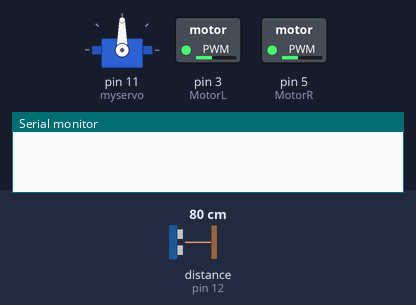
Recording of a sketch running on a simulated Arduino Uno, built with avr-gcc and run on an emulated ATmega328P. Parts: servo, switched loads named in the sketch (green lamp = pin HIGH), the last lines printed to the serial monitor. Wiring (inferred from the names in the program): ultrasonic range finder: trigger pin 13; echo pin 12. The inputs (shaded band) are chosen by the test bench; at power-on: distance to the obstacle (sensor on pin 12) 80 cm. The echo pulse lasts 58.3 µs per cm; pins used as bus, display or sensor lines are not drawn.

Above: at 1.3 s.
1.4 s: distance to the obstacle (sensor on pin 12) set to 24 cm
2.9 s: distance to the obstacle (sensor on pin 12) set to 19 cm
At 5.4 s:
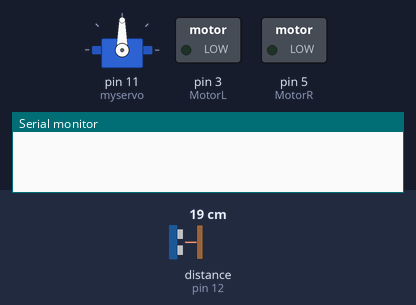
5.9 s: distance to the obstacle (sensor on pin 12) set to 35 cm
At 7.3 s:
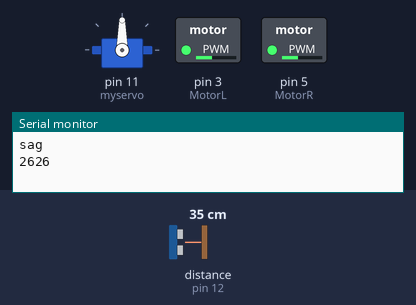
7.6 s: distance to the obstacle (sensor on pin 12) set to 2 cm
At 9.5 s:
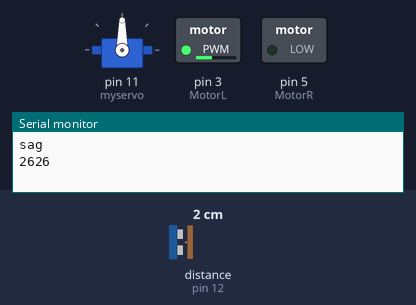
Timing chart, 0 to 11.6 s (numbered marks = the images above; inputs shaded):
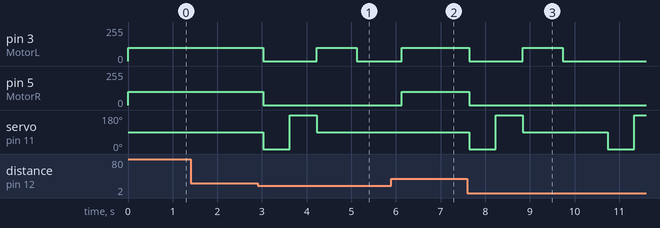

The sketch:

sketch_mar16a.ino
```cpp
#include <Servo.h>

  int start = 3 ;
  int trigPin = 13;
  int echoPin = 12;

  int MotorR = 5;
  int MotorL = 3;

  int sag=0 ;
  int sol=0 ;
  int pos = 0;
  int i = 0 ;

  String yon[3] ;
  int a = 0 ;
 unsigned long zaman[3];
  int b = 0 ;
double time1 ;
double time2 ;

  Servo myservo;

  void setup() {
  myservo.attach(11);
  Serial.begin(9600);
  pinMode(echoPin, INPUT);
  pinMode(trigPin, OUTPUT);
  pinMode(MotorL, OUTPUT);
  pinMode(MotorR, OUTPUT);

  }


  void loop() {


    myservo.write(90);

    long duration, distance;
    digitalWrite(trigPin, LOW);
    delayMicroseconds(2);
    digitalWrite(trigPin, HIGH);
    delayMicroseconds(10);
    digitalWrite(trigPin, LOW);
    duration = pulseIn(echoPin, HIGH);
    distance = (duration/2) / 29.1;

if (i>=start)
{
  dur () ;
  delay(5000);
  for (int say=0 ; say < start ;say++){
  ileri();
  delay(zaman[start-1-say]);
  dur () ;
  delay(1000);
  if (yon [start-1-say]== "sol" ) { SOL();
           delay(900);
           dur();
           delay (500); }
  else { SAG();
           delay(900);
           dur();
           delay (500);}}}

  else if (distance > 20 ) {
        ileri();}

  else {

    dur();
    myservo.write(0);
    delay (500);
    duration, distance;
    digitalWrite(trigPin, LOW);
    delayMicroseconds(2);
    digitalWrite(trigPin, HIGH);
    delayMicroseconds(10);
    digitalWrite(trigPin, LOW);
    duration = pulseIn(echoPin, HIGH);
    distance = (duration/2) / 29.1;
    sag=distance ;
    delay (100);


    myservo.write(180);
    delay (500);
    duration, distance;
    digitalWrite(trigPin, LOW);
    delayMicroseconds(2);
    digitalWrite(trigPin, HIGH);
    delayMicroseconds(10);
    digitalWrite(trigPin, LOW);
    duration = pulseIn(echoPin, HIGH);
    distance = (duration/2) / 29.1;
    sol=distance ;
    delay (100);


    myservo.write(90);


        if  (sol > sag){


          SOL();
          delay(900);
          dur();
          delay (500);
          yon[a]="sol";
          }
        else {

           SAG();
           delay(900);
           dur();
           delay (500);
           yon[a]="sag";
           }
           i= i+1 ;
           time1 = millis () ;
           Serial.println (yon[a]);
           time2 = ((time1/(b+1))-3000) ;
           zaman[b]=time2;
           Serial.println (zaman[b]);
           a++ ;
           b++ ;
           }

   delay(500);


  }

void ileri(){
  analogWrite(MotorR, 100);
  analogWrite(MotorL, 100);
}
void dur(){
  analogWrite(MotorR, 0);
  analogWrite(MotorL, 0);
}

void SAG(){
  analogWrite(MotorR, 0);
  analogWrite(MotorL, 100);
}


void SOL(){
  analogWrite(MotorR, 100);
  analogWrite(MotorL, 0);
}
```

Measured:
- the behaviour switches between 22 and 21 cm on distance to the obstacle (sensor on pin 12) (found by bisection; images 0 and 1)
- after the input at 1.4 s, every drawn part: stays the same
- after the input at 2.9 s, pin 3 (MotorL): 100/255 → 0/255 after 0.12 s, → 100/255 1.2 s later, → 0/255 0.90 s later; pin 5 (MotorR): 100/255 → 0/255 after 0.12 s; servo on pin 11 (myservo): 90° → 0° after 0.12 s, → 180° 0.60 s later, → 90° 0.60 s later
- after the input at 5.9 s, pin 3 (MotorL): 0/255 → 100/255 after 0.23 s instead of 1.4 s; pin 5 (MotorR): 0/255 → 100/255 after 0.23 s; servo on pin 11 (myservo): stays 90° (without the input it goes to 0° after 0.23 s)
- after the input at 7.6 s, pin 3 (MotorL): 100/255 → 0/255 at once, → 100/255 1.2 s later, → 0/255 0.90 s later; pin 5 (MotorR): 100/255 → 0/255 at once; servo on pin 11 (myservo): 90° → 0° at once, → 180° 0.60 s later, → 90° 0.60 s later, → 0° 1.9 s later, … (5 changes in this stretch)
